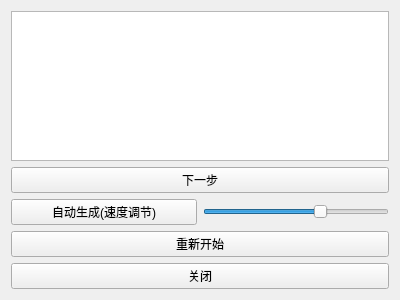
<?xml version="1.0" encoding="UTF-8"?>
<ui version="4.0">
 <class>ShowHafTreePro</class>
 <widget class="QWidget" name="ShowHafTreePro">
  <property name="geometry">
   <rect>
    <x>0</x>
    <y>0</y>
    <width>400</width>
    <height>300</height>
   </rect>
  </property>
  <property name="sizePolicy">
   <sizepolicy hsizetype="Expanding" vsizetype="Expanding">
    <horstretch>0</horstretch>
    <verstretch>0</verstretch>
   </sizepolicy>
  </property>
  <property name="windowTitle">
   <string>哈夫曼树生成过程(红:根节点，黄:分支节点，绿:叶节点)</string>
  </property>
  <layout class="QGridLayout" name="gridLayout_2">
   <item row="0" column="0">
    <layout class="QGridLayout" name="gridLayout">
     <item row="9" column="0" colspan="2">
      <widget class="QPushButton" name="But_close">
       <property name="sizePolicy">
        <sizepolicy hsizetype="Expanding" vsizetype="Fixed">
         <horstretch>0</horstretch>
         <verstretch>0</verstretch>
        </sizepolicy>
       </property>
       <property name="text">
        <string>关闭</string>
       </property>
      </widget>
     </item>
     <item row="8" column="0" colspan="2">
      <widget class="QPushButton" name="But_reset">
       <property name="text">
        <string>重新开始</string>
       </property>
      </widget>
     </item>
     <item row="0" column="0" colspan="2">
      <widget class="QTableWidget" name="tableWidget">
       <property name="sizePolicy">
        <sizepolicy hsizetype="Expanding" vsizetype="Expanding">
         <horstretch>0</horstretch>
         <verstretch>0</verstretch>
        </sizepolicy>
       </property>
       <property name="focusPolicy">
        <enum>Qt::NoFocus</enum>
       </property>
       <property name="editTriggers">
        <set>QAbstractItemView::NoEditTriggers</set>
       </property>
       <property name="tabKeyNavigation">
        <bool>true</bool>
       </property>
       <property name="showDropIndicator" stdset="0">
        <bool>true</bool>
       </property>
       <property name="dragDropOverwriteMode">
        <bool>false</bool>
       </property>
       <property name="selectionMode">
        <enum>QAbstractItemView::NoSelection</enum>
       </property>
       <property name="showGrid">
        <bool>false</bool>
       </property>
       <property name="gridStyle">
        <enum>Qt::NoPen</enum>
       </property>
       <property name="wordWrap">
        <bool>false</bool>
       </property>
       <property name="cornerButtonEnabled">
        <bool>false</bool>
       </property>
       <attribute name="horizontalHeaderVisible">
        <bool>false</bool>
       </attribute>
       <attribute name="horizontalHeaderDefaultSectionSize">
        <number>30</number>
       </attribute>
       <attribute name="horizontalHeaderHighlightSections">
        <bool>false</bool>
       </attribute>
       <attribute name="horizontalHeaderMinimumSectionSize">
        <number>30</number>
       </attribute>
       <attribute name="verticalHeaderHighlightSections">
        <bool>false</bool>
       </attribute>
       <attribute name="verticalHeaderMinimumSectionSize">
        <number>30</number>
       </attribute>
      </widget>
     </item>
     <item row="4" column="0">
      <widget class="QPushButton" name="But_autoNext">
       <property name="sizePolicy">
        <sizepolicy hsizetype="Expanding" vsizetype="Fixed">
         <horstretch>0</horstretch>
         <verstretch>0</verstretch>
        </sizepolicy>
       </property>
       <property name="text">
        <string>自动生成(速度调节)</string>
       </property>
      </widget>
     </item>
     <item row="4" column="1">
      <widget class="QSlider" name="Slider_speed">
       <property name="mouseTracking">
        <bool>false</bool>
       </property>
       <property name="focusPolicy">
        <enum>Qt::StrongFocus</enum>
       </property>
       <property name="minimum">
        <number>50</number>
       </property>
       <property name="maximum">
        <number>2000</number>
       </property>
       <property name="singleStep">
        <number>50</number>
       </property>
       <property name="pageStep">
        <number>50</number>
       </property>
       <property name="value">
        <number>1300</number>
       </property>
       <property name="sliderPosition">
        <number>1300</number>
       </property>
       <property name="tracking">
        <bool>false</bool>
       </property>
       <property name="orientation">
        <enum>Qt::Horizontal</enum>
       </property>
       <property name="tickPosition">
        <enum>QSlider::NoTicks</enum>
       </property>
      </widget>
     </item>
     <item row="3" column="0" colspan="2">
      <widget class="QPushButton" name="But_next">
       <property name="sizePolicy">
        <sizepolicy hsizetype="Expanding" vsizetype="Fixed">
         <horstretch>0</horstretch>
         <verstretch>0</verstretch>
        </sizepolicy>
       </property>
       <property name="text">
        <string>下一步</string>
       </property>
      </widget>
     </item>
    </layout>
   </item>
  </layout>
 </widget>
 <resources/>
 <connections/>
</ui>
